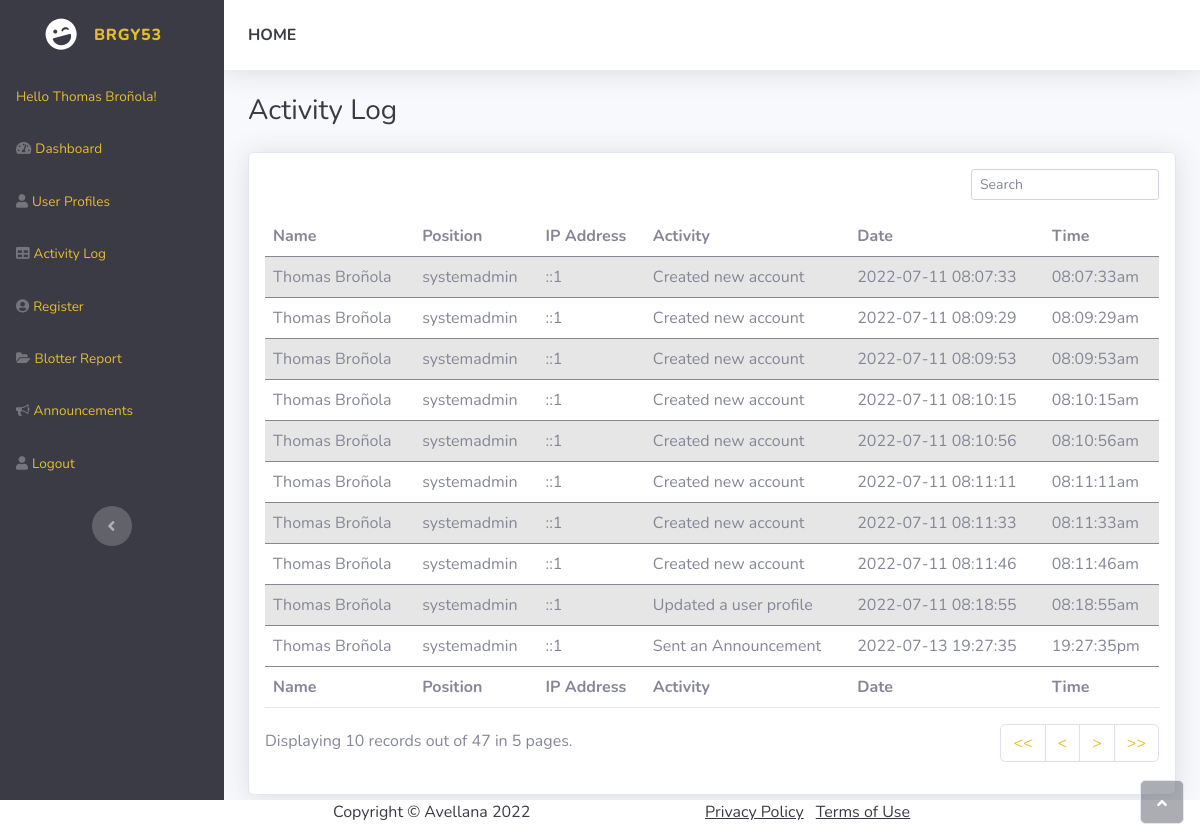
The page /layouts/admin.php (signed in) on the database as committed earlier.
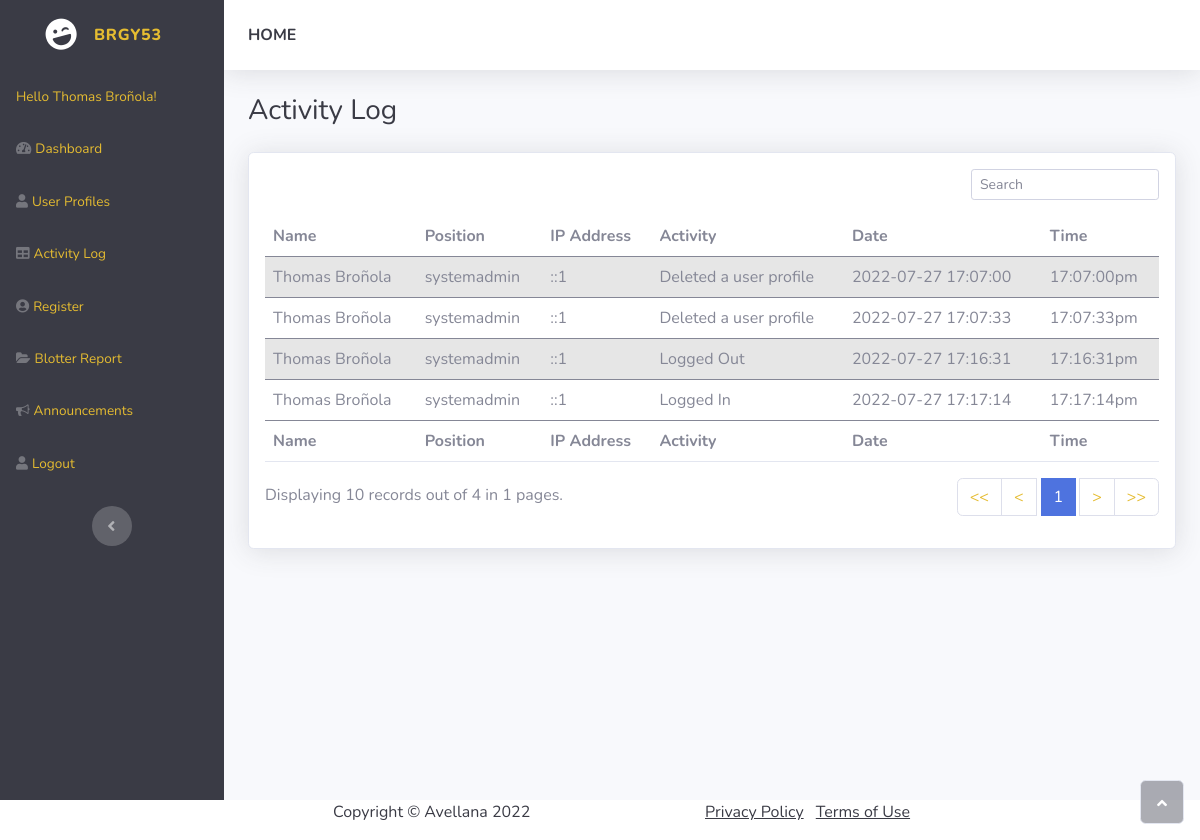
The same page on the database as committed later.
### tables this page shows
CREATE TABLE `activity_log` (
  `trail_id` int(11) NOT NULL,
  `trail_user` varchar(128) NOT NULL,
  `trail_utype` varchar(128) NOT NULL,
  `trail_ip` varchar(128) NOT NULL,
  `trail_action` varchar(128) NOT NULL,
  `trail_date` varchar(128) NOT NULL,
  `trail_time` varchar(128) NOT NULL
);

### layouts/admin.php (the view, shortened to what this page needs)
<!DOCTYPE html>
<html>
<head>
    <link rel="stylesheet" href="../adminAssets/bootstrap/css/bootstrap.min.css">
    <link rel="stylesheet" href="../adminAssets/fonts/fontawesome-all.min.css">
    <link rel="stylesheet" href="../adminAssets/fonts/font-awesome.min.css">
    <link rel="stylesheet" href="../adminAssets/fonts/fontawesome5-overrides.min.css">
    <link rel="stylesheet" href="../assets/css/mstyles.css">
</head>
<body id="page-top">
<?php
        include_once '../HF/adminNavigations.php';
        if(isset($_GET['page'])){
            $page = $_GET['page'];
        }
        else{
            $page = 1;
        }
        $num_per_page = 10;
        $start_from = ($page-1)*10;
        $sql = "SELECT * FROM activity_log LIMIT $start_from,$num_per_page";
        $stmt = $conn->query($sql);
?>
                <div class="container-fluid">
                    <h3 class="text-dark mb-4">Activity Log</h3>
                    <div class="card shadow">
                        <div class="card-body">
                            <div class="row">
                                <div class="col-md-6 text-nowrap">
                                </div>
                                <div class="col-md-6">
                                    <div class="text-md-end dataTables_filter" id="dataTable_filter"><label class="form-label">
                                        <input type="search" autofocus id="activity-log-search" class="form-control form-control-sm" aria-controls="dataTable" placeholder="Search"></label></div>
                                </div>
                            </div>
                            <div class="table-responsive table mt-2" id="dataTable" role="grid" aria-describedby="dataTable_info">
                                <table class="table my-0 table-striped" id="dataTable">
                                    <thead>
                                        <tr>
                                            <th>Name</th>
                                            <th>Position</th>
                                            <th>IP Address</th>
                                            <th>Activity</th>
                                            <th>Date</th>
                                            <th>Time</th>
                                        </tr>
                                    </thead>
                                    <tbody style="border-bottom: 3px;">
                                    <?php
                                            while ($row = $stmt->fetch_assoc()): ?>
                                                <tr>
                                                    <td><?php echo $row['trail_user']; ?></td>
                                                    <td><?php echo $row['trail_utype']; ?></td>
                                                    <td><?php echo $row['trail_ip']; ?></td>
                                                    <td><?php echo $row['trail_action']; ?></td>
                                                    <td><?php echo $row['trail_date']; ?></td>
                                                    <td><?php echo $row['trail_time']; ?></td>
                                                </tr>
                                            <?php endwhile; ?>
                                    </tbody>
                                    <tfoot>
                                        <tr>
                                            <td><strong>Name</strong></td>
                                            <td><strong>Position</strong></td>
                                            <td><strong>IP Address</strong></td>
                                            <td><strong>Activity</strong></td>
                                            <td><strong>Date</strong></td>
                                            <td><strong>Time</strong></td>
                                        </tr>
                                    </tfoot>
                                </table>
                            </div>
                            <div class="row">
                                <div class="col-md-6" style="margin-top:5px;">
                                    <?php
                                        $pr_query = "SELECT * FROM activity_log";
                                        $pr_result = mysqli_query($conn, $pr_query);
                                        $total_record = mysqli_num_rows($pr_result);
                                        $total_page = ceil($total_record/$num_per_page);
                                        echo "Displaying 10 records out of ".$total_record.' in '.$total_page.' pages.';
                                    ?>
                                </div>
                                <div class="col-md-6">
                                    <nav class="d-lg-flex justify-content-lg-end dataTables_paginate paging_simple_numbers">
                                        <ul class="pagination">
                                            <?php
                                            if  ($page == 1){
                                                $prev = 1;
                                            }
                                            else{
                                                $prev = $page -1;
                                            }
                                            if ($total_page == 1){
                                                $next = 1;
                                            }
                                            else{
                                                $next = $page + 1;
                                            }
                                            $start = 1;
                                            $i = $page;
                                            echo "
                                            <li class='page-item'><a class='page-link' href='admin.php?page=".$start."' aria-label='First'><span aria-hidden='true'><<</span></a></li>
                                            <li class='page-item'><a class='page-link' href='admin.php?page=".$prev."' aria-label='Previous'><span aria-hidden='true'><</span></a></li>
                                            ";
                                                if($total_page==1){
                                                    echo "<li class='page-item active'><a class='page-link' style='margin-left:4px; margin-right:4px;' href='admin.php?page=".$start."'>$i</a></li>";
                                                }
                                            echo "
                                            <li class='page-item'><a class='page-link' href='admin.php?page=".$next."' aria-label='Next'><span aria-hidden='true'>></span></a></li>
                                            <li class='page-item'><a class='page-link' href='admin.php?page=".$total_page."' aria-label='Last'><span aria-hidden='true'>>></span></a></li>
                                            ";
                                            ?>
                                        </ul>
                                    </nav>
                                </div>
                            </div>
                        </div>
                    </div>
                </div>
        </div><a class="border rounded d-inline scroll-to-top" href="#page-top"><i class="fas fa-angle-up"></i></a>
<?php
    include_once '../HF/footer.php';
?>
</body>
</html>

### HF/adminNavigations.php (shortened to what this page needs)
<!DOCTYPE html>
<html>
<head>
    <link rel="stylesheet" href="../adminAssets/bootstrap/css/bootstrap.min.css">
    <link rel="stylesheet" href="../adminAssets/fonts/fontawesome-all.min.css">
    <link rel="stylesheet" href="../adminAssets/fonts/font-awesome.min.css">
    <link rel="stylesheet" href="../adminAssets/fonts/fontawesome5-overrides.min.css">
    <link rel="stylesheet" href="adminAssets/css/mstyles.css">
</head>
<body id="page-top">
    <div id="wrapper">
    <nav class="navbar navbar-dark align-items-start sidebar sidebar-dark accordion bg-dark p-0">
            <div class="container-fluid d-flex flex-column p-0"><a class="navbar-brand d-flex justify-content-center align-items-center sidebar-brand m-0" href="../index.php">
                    <div class="sidebar-brand-icon rotate-n-15"><i class="fas fa-laugh-wink" href="../index.php"></i></div>
                    <div class="sidebar-brand-text mx-3"><span>Brgy53</span></div>
                </a>
                <ul class="navbar-nav text-light" id="accordionSidebar">
                    <?php
                    if ($_SESSION["user_type"] == "systemadmin"){
                        echo '
                        <li class="nav-item"><a class="nav-link"><span>Hello '.$_SESSION["full_name"].'!</span></a></li>
                        <li class="nav-item"><a class="nav-link" href="SystemAdmin.php"><i class="fas fa-tachometer-alt"></i><span>Dashboard</span></a></li>
                        <li class="nav-item"><a class="nav-link" href="profile.php"><i class="fas fa-user"></i><span>User Profiles</span></a></li>
                        <li class="nav-item"><a class="nav-link" href="admin.php"><i class="fas fa-table"></i><span>Activity Log</span></a></li>
                        <li class="nav-item"><a class="nav-link" href="register.php"><i class="fas fa-user-circle"></i><span>Register</span></a></li>
                        <li class="nav-item"><a class="nav-link" href="blotter.php"><i class="fa fa-folder-open"></i><span>Blotter Report</span></a></li>
                        <li class="nav-item"><a class="nav-link" href="announcement.php"><i class="fa fa-bullhorn"></i><span>Announcements</span></a></li>
                        <li class="nav-item"><a class="nav-link" href="../includes/logout.php"><i class="fas fa-user"></i><span>Logout</span></a></li>';
                    }
                    ?>
                </ul>
                <div class="text-center d-none d-md-inline"><button class="btn rounded-circle border-0" id="sidebarToggle" type="button"></button></div>
            </div>
        </nav>
        <div class="d-flex flex-column" id="content-wrapper">
            <div id="content">
                <nav class="navbar navbar-light navbar-expand bg-white shadow mb-4 topbar static-top">
                    <div class="container-fluid">
                        <?php
                            if ($_SESSION["user_type"] == "tanod") {
                                echo "<span> <a class='text-decoration-none text-dark fw-bold ' href='../layouts/Tanod.php'>  HOME  </a> </span>   ";
                            }
                            elseif ($_SESSION["user_type"] == "systemadmin"){
                                echo "<span> <a class='text-decoration-none text-dark fw-bold ' href='../layouts/systemAdmin.php'>  HOME  </a> </span>   ";
                            }
                            elseif ($_SESSION["user_type"] == "admin" || $_SESSION["user_type"] == "captain" || $_SESSION["user_type"] == "secretary"){
                                echo "<span> <a class='text-decoration-none text-dark fw-bold ' href='../layouts/admin.php'>  HOME  </a> </span>   ";
                            }
                        ?>
                    </div>
                </nav>
</body>

### HF/footer.php (shortened to what this page needs)
<?php
    if ($_SESSION["user_type"] == "admin" || $_SESSION["user_type"] == "captain" || $_SESSION["user_type"] == "secretary" || $_SESSION["user_type"] == "systemadmin"){
        echo '
        <footer>
            <div class="container">
                <div class="row">
                <div class="col-md-3"></div>
                    <div class="col-md-4"><span class="copyright text-dark">Copyright © Avellana 2022</span></div>
                    <div class="col-md-4">
                        <ul class="list-inline quicklinks">
                            <li class="list-inline-item"><a class="text-dark" href="#">Privacy Policy</a></li>
                            <li class="list-inline-item"><a class="text-dark" href="#">Terms of Use</a></li>
                        </ul>
                    </div>
                </div>
            </div>
        </footer>
        ';
    }
?>

### assets/css/mstyles.css (style rules this page uses)
span { color: #e5bc31; }

Rows that differ between the two databases and show on the page:
removed activity_log: trail_user "Thomas Broñola", trail_utype "systemadmin", trail_ip "::1", trail_action "Created new account", trail_date "2022-07-11 08:10:56", trail_time "08:10:56am"
removed activity_log: trail_user "Thomas Broñola", trail_utype "systemadmin", trail_ip "::1", trail_action "Created new account", trail_date "2022-07-11 08:11:11", trail_time "08:11:11am"
removed activity_log: trail_user "Thomas Broñola", trail_utype "systemadmin", trail_ip "::1", trail_action "Created new account", trail_date "2022-07-11 08:11:33", trail_time "08:11:33am"
removed activity_log: trail_user "Thomas Broñola", trail_utype "systemadmin", trail_ip "::1", trail_action "Created new account", trail_date "2022-07-11 08:11:46", trail_time "08:11:46am"
removed activity_log: trail_user "Thomas Broñola", trail_utype "systemadmin", trail_ip "::1", trail_action "Updated a user profile", trail_date "2022-07-11 08:18:55", trail_time "08:18:55am"
removed activity_log: trail_user "Thomas Broñola", trail_utype "systemadmin", trail_ip "::1", trail_action "Sent an Announcement", trail_date "2022-07-13 19:27:35", trail_time "19:27:35pm"
changed activity_log (number 1 of 4 on the later page): trail_action "Created new account" → "Deleted a user profile"; trail_date "2022-07-11 08:07:33" → "2022-07-27 17:07:00"; trail_time "08:07:33am" → "17:07:00pm"
changed activity_log (number 2 of 4 on the later page): trail_action "Created new account" → "Deleted a user profile"; trail_date "2022-07-11 08:09:29" → "2022-07-27 17:07:33"; trail_time "08:09:29am" → "17:07:33pm"
changed activity_log: trail_action "Created new account" → "Logged Out"; trail_date "2022-07-11 08:09:53" → "2022-07-27 17:16:31"; trail_time "08:09:53am" → "17:16:31pm"
changed activity_log: trail_action "Created new account" → "Logged In"; trail_date "2022-07-11 08:10:15" → "2022-07-27 17:17:14"; trail_time "08:10:15am" → "17:17:14pm"
Other text that changed with them:
$total_record: "47" → "4"
$total_page: "5" → "1"
$i: (not shown) → "1"
